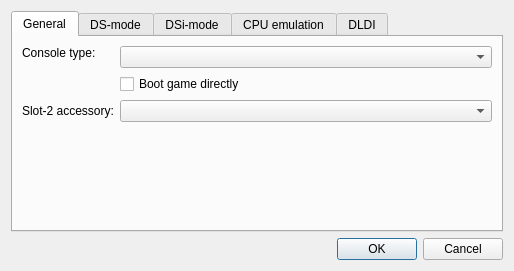
<?xml version="1.0" encoding="UTF-8"?>
<ui version="4.0">
 <class>EmuSettingsDialog</class>
 <widget class="QDialog" name="EmuSettingsDialog">
  <property name="geometry">
   <rect>
    <x>0</x>
    <y>0</y>
    <width>575</width>
    <height>254</height>
   </rect>
  </property>
  <property name="sizePolicy">
   <sizepolicy hsizetype="Fixed" vsizetype="Fixed">
    <horstretch>0</horstretch>
    <verstretch>0</verstretch>
   </sizepolicy>
  </property>
  <property name="windowTitle">
   <string>Emu settings - melonDS</string>
  </property>
  <layout class="QVBoxLayout" name="verticalLayout">
   <property name="sizeConstraint">
    <enum>QLayout::SetFixedSize</enum>
   </property>
   <item>
    <widget class="QTabWidget" name="tabWidget">
     <property name="currentIndex">
      <number>0</number>
     </property>
     <widget class="QWidget" name="tab">
      <attribute name="title">
       <string>General</string>
      </attribute>
      <layout class="QFormLayout" name="formLayout_4">
       <item row="1" column="1">
        <widget class="QComboBox" name="cbxConsoleType">
         <property name="sizePolicy">
          <sizepolicy hsizetype="MinimumExpanding" vsizetype="Fixed">
           <horstretch>0</horstretch>
           <verstretch>0</verstretch>
          </sizepolicy>
         </property>
         <property name="whatsThis">
          <string>&lt;html&gt;&lt;head/&gt;&lt;body&gt;&lt;p&gt;The type of console to emulate&lt;/p&gt;&lt;/body&gt;&lt;/html&gt;</string>
         </property>
        </widget>
       </item>
       <item row="2" column="1">
        <widget class="QCheckBox" name="chkDirectBoot">
         <property name="whatsThis">
          <string>&lt;html&gt;&lt;head/&gt;&lt;body&gt;&lt;p&gt;When loading a ROM, completely skip the regular boot process (&amp;quot;Nintendo DS&amp;quot; screen) to boot the ROM directly.&lt;/p&gt;&lt;p&gt;&lt;br/&gt;&lt;/p&gt;&lt;p&gt;Note: if your firmware dump isn't bootable, the ROM will be booted directly regardless of this setting.&lt;/p&gt;&lt;/body&gt;&lt;/html&gt;</string>
         </property>
         <property name="text">
          <string>Boot game directly</string>
         </property>
        </widget>
       </item>
       <item row="4" column="0">
        <spacer name="verticalSpacer_2">
         <property name="orientation">
          <enum>Qt::Vertical</enum>
         </property>
         <property name="sizeHint" stdset="0">
          <size>
           <width>20</width>
           <height>40</height>
          </size>
         </property>
        </spacer>
       </item>
       <item row="1" column="0">
        <widget class="QLabel" name="label_4">
         <property name="sizePolicy">
          <sizepolicy hsizetype="Preferred" vsizetype="Fixed">
           <horstretch>0</horstretch>
           <verstretch>0</verstretch>
          </sizepolicy>
         </property>
         <property name="text">
          <string>Console type:</string>
         </property>
        </widget>
       </item>
       <item row="3" column="0">
        <widget class="QLabel" name="label_12">
         <property name="enabled">
          <bool>true</bool>
         </property>
         <property name="text">
          <string>Slot-2 accessory:</string>
         </property>
        </widget>
       </item>
       <item row="3" column="1">
        <widget class="QComboBox" name="cbxSlot2Addon">
         <property name="sizePolicy">
          <sizepolicy hsizetype="MinimumExpanding" vsizetype="Fixed">
           <horstretch>0</horstretch>
           <verstretch>0</verstretch>
          </sizepolicy>
         </property>
        </widget>
       </item>
      </layout>
     </widget>
     <widget class="QWidget" name="tab_2">
      <attribute name="title">
       <string>DS-mode</string>
      </attribute>
      <layout class="QGridLayout" name="gridLayout">
       <item row="1" column="1">
        <widget class="QPathInput" name="txtBIOS7Path">
         <property name="whatsThis">
          <string>&lt;html&gt;&lt;head/&gt;&lt;body&gt;&lt;p&gt;DS-mode ARM7 BIOS&lt;/p&gt;&lt;p&gt;Size should be 16 KB&lt;/p&gt;&lt;/body&gt;&lt;/html&gt;</string>
         </property>
        </widget>
       </item>
       <item row="2" column="1">
        <widget class="QPathInput" name="txtFirmwarePath">
         <property name="whatsThis">
          <string>&lt;html&gt;&lt;head/&gt;&lt;body&gt;&lt;p&gt;DS-mode firmware&lt;/p&gt;&lt;p&gt;&lt;br/&gt;&lt;/p&gt;&lt;p&gt;Possible firmwares:&lt;/p&gt;&lt;p&gt;* 128 KB: DS-mode firmware from a DSi or 3DS. Not bootable.&lt;/p&gt;&lt;p&gt;* 256 KB: regular DS firmware.&lt;/p&gt;&lt;p&gt;* 512 KB: iQue DS firmware.&lt;/p&gt;&lt;/body&gt;&lt;/html&gt;</string>
         </property>
        </widget>
       </item>
       <item row="2" column="0">
        <widget class="QLabel" name="label_3">
         <property name="text">
          <string>DS firmware:</string>
         </property>
        </widget>
       </item>
       <item row="1" column="0">
        <widget class="QLabel" name="label_2">
         <property name="text">
          <string>DS ARM7 BIOS:</string>
         </property>
        </widget>
       </item>
       <item row="1" column="2">
        <widget class="QPushButton" name="btnBIOS7Browse">
         <property name="text">
          <string>Browse...</string>
         </property>
        </widget>
       </item>
       <item row="2" column="2">
        <widget class="QPushButton" name="btnFirmwareBrowse">
         <property name="text">
          <string>Browse...</string>
         </property>
        </widget>
       </item>
       <item row="0" column="2">
        <widget class="QPushButton" name="btnBIOS9Browse">
         <property name="sizePolicy">
          <sizepolicy hsizetype="Minimum" vsizetype="Fixed">
           <horstretch>0</horstretch>
           <verstretch>0</verstretch>
          </sizepolicy>
         </property>
         <property name="text">
          <string>Browse...</string>
         </property>
         <property name="autoDefault">
          <bool>true</bool>
         </property>
        </widget>
       </item>
       <item row="0" column="0">
        <widget class="QLabel" name="label">
         <property name="text">
          <string>DS ARM9 BIOS:</string>
         </property>
        </widget>
       </item>
       <item row="0" column="1">
        <widget class="QPathInput" name="txtBIOS9Path">
         <property name="sizePolicy">
          <sizepolicy hsizetype="Expanding" vsizetype="Fixed">
           <horstretch>0</horstretch>
           <verstretch>0</verstretch>
          </sizepolicy>
         </property>
         <property name="minimumSize">
          <size>
           <width>290</width>
           <height>0</height>
          </size>
         </property>
         <property name="statusTip">
          <string/>
         </property>
         <property name="whatsThis">
          <string>&lt;html&gt;&lt;head/&gt;&lt;body&gt;&lt;p&gt;DS-mode ARM9 BIOS&lt;/p&gt;&lt;p&gt;Size should be 4 KB&lt;/p&gt;&lt;/body&gt;&lt;/html&gt;</string>
         </property>
        </widget>
       </item>
       <item row="3" column="0">
        <spacer name="verticalSpacer_5">
         <property name="orientation">
          <enum>Qt::Vertical</enum>
         </property>
         <property name="sizeHint" stdset="0">
          <size>
           <width>20</width>
           <height>40</height>
          </size>
         </property>
        </spacer>
       </item>
      </layout>
     </widget>
     <widget class="QWidget" name="tab_4">
      <attribute name="title">
       <string>DSi-mode</string>
      </attribute>
      <layout class="QGridLayout" name="gridLayout_2">
       <item row="1" column="1">
        <widget class="QPathInput" name="txtDSiBIOS7Path">
         <property name="whatsThis">
          <string>&lt;html&gt;&lt;head/&gt;&lt;body&gt;&lt;p&gt;DSi-mode ARM7 BIOS&lt;/p&gt;&lt;p&gt;&lt;br/&gt;&lt;/p&gt;&lt;p&gt;Size should be 64 KB&lt;/p&gt;&lt;/body&gt;&lt;/html&gt;</string>
         </property>
        </widget>
       </item>
       <item row="5" column="2">
        <widget class="QPushButton" name="btnDSiSDBrowse">
         <property name="text">
          <string>Browse...</string>
         </property>
        </widget>
       </item>
       <item row="3" column="0">
        <widget class="QLabel" name="label_8">
         <property name="text">
          <string>DSi NAND:</string>
         </property>
        </widget>
       </item>
       <item row="3" column="2">
        <widget class="QPushButton" name="btnDSiNANDBrowse">
         <property name="text">
          <string>Browse...</string>
         </property>
        </widget>
       </item>
       <item row="1" column="0">
        <widget class="QLabel" name="label_6">
         <property name="text">
          <string>DSi ARM7 BIOS:</string>
         </property>
        </widget>
       </item>
       <item row="2" column="2">
        <widget class="QPushButton" name="btnDSiFirmwareBrowse">
         <property name="text">
          <string>Browse...</string>
         </property>
        </widget>
       </item>
       <item row="3" column="1">
        <widget class="QPathInput" name="txtDSiNANDPath">
         <property name="whatsThis">
          <string>&lt;html&gt;&lt;head/&gt;&lt;body&gt;&lt;p&gt;DSi NAND dump&lt;/p&gt;&lt;p&gt;&lt;br/&gt;&lt;/p&gt;&lt;p&gt;Should have 'nocash footer' at the end&lt;/p&gt;&lt;/body&gt;&lt;/html&gt;</string>
         </property>
        </widget>
       </item>
       <item row="0" column="2">
        <widget class="QPushButton" name="btnDSiBIOS9Browse">
         <property name="text">
          <string>Browse...</string>
         </property>
        </widget>
       </item>
       <item row="5" column="0">
        <widget class="QLabel" name="label_10">
         <property name="text">
          <string>DSi SD card:</string>
         </property>
        </widget>
       </item>
       <item row="0" column="1">
        <widget class="QPathInput" name="txtDSiBIOS9Path">
         <property name="sizePolicy">
          <sizepolicy hsizetype="Expanding" vsizetype="Fixed">
           <horstretch>0</horstretch>
           <verstretch>0</verstretch>
          </sizepolicy>
         </property>
         <property name="whatsThis">
          <string>&lt;html&gt;&lt;head/&gt;&lt;body&gt;&lt;p&gt;DSi-mode ARM9 BIOS&lt;/p&gt;&lt;p&gt;&lt;br/&gt;&lt;/p&gt;&lt;p&gt;Size should be 64 KB&lt;/p&gt;&lt;/body&gt;&lt;/html&gt;</string>
         </property>
        </widget>
       </item>
       <item row="2" column="0">
        <widget class="QLabel" name="label_7">
         <property name="text">
          <string>DSi firmware:</string>
         </property>
        </widget>
       </item>
       <item row="0" column="0">
        <widget class="QLabel" name="label_5">
         <property name="text">
          <string>DSi ARM9 BIOS:</string>
         </property>
        </widget>
       </item>
       <item row="2" column="1">
        <widget class="QPathInput" name="txtDSiFirmwarePath">
         <property name="whatsThis">
          <string>&lt;html&gt;&lt;head/&gt;&lt;body&gt;&lt;p&gt;DSi-mode firmware (used for DS-mode backwards compatibility)&lt;/p&gt;&lt;p&gt;&lt;br/&gt;&lt;/p&gt;&lt;p&gt;Size should be 128 KB&lt;/p&gt;&lt;/body&gt;&lt;/html&gt;</string>
         </property>
        </widget>
       </item>
       <item row="5" column="1">
        <widget class="QPathInput" name="txtDSiSDPath">
         <property name="whatsThis">
          <string>&lt;html&gt;&lt;head/&gt;&lt;body&gt;&lt;p&gt;SD image file for emulating the DSi's SD card&lt;/p&gt;&lt;/body&gt;&lt;/html&gt;</string>
         </property>
        </widget>
       </item>
       <item row="4" column="0" colspan="3">
        <widget class="QCheckBox" name="cbDSiSDEnable">
         <property name="whatsThis">
          <string>&lt;html&gt;&lt;head/&gt;&lt;body&gt;&lt;p&gt;Simulate a SD card being inserted in the DSi's SD slot. Requires a SD card image.&lt;/p&gt;&lt;/body&gt;&lt;/html&gt;</string>
         </property>
         <property name="text">
          <string>Enable DSi SD card</string>
         </property>
        </widget>
       </item>
       <item row="1" column="2">
        <widget class="QPushButton" name="btnDSiBIOS7Browse">
         <property name="text">
          <string>Browse...</string>
         </property>
        </widget>
       </item>
      </layout>
     </widget>
     <widget class="QWidget" name="tab_3">
      <attribute name="title">
       <string>CPU emulation</string>
      </attribute>
      <layout class="QFormLayout" name="formLayout_5">
       <item row="0" column="0">
        <widget class="QCheckBox" name="chkEnableJIT">
         <property name="text">
          <string>Enable JIT recompiler</string>
         </property>
        </widget>
       </item>
       <item row="1" column="0">
        <widget class="QLabel" name="label_9">
         <property name="text">
          <string>Maximum JIT block size:</string>
         </property>
        </widget>
       </item>
       <item row="1" column="1">
        <widget class="QSpinBox" name="spnJITMaximumBlockSize">
         <property name="minimum">
          <number>1</number>
         </property>
         <property name="maximum">
          <number>32</number>
         </property>
         <property name="value">
          <number>32</number>
         </property>
        </widget>
       </item>
       <item row="2" column="0">
        <widget class="QCheckBox" name="chkJITBranchOptimisations">
         <property name="text">
          <string>Branch Optimisations</string>
         </property>
        </widget>
       </item>
       <item row="3" column="0">
        <widget class="QCheckBox" name="chkJITLiteralOptimisations">
         <property name="text">
          <string>Literal Optimisations</string>
         </property>
        </widget>
       </item>
       <item row="4" column="0">
        <widget class="QCheckBox" name="chkJITFastMemory">
         <property name="text">
          <string>Fast Memory</string>
         </property>
        </widget>
       </item>
       <item row="5" column="0">
        <spacer name="verticalSpacer">
         <property name="orientation">
          <enum>Qt::Vertical</enum>
         </property>
         <property name="sizeHint" stdset="0">
          <size>
           <width>20</width>
           <height>40</height>
          </size>
         </property>
        </spacer>
       </item>
      </layout>
     </widget>
     <widget class="QWidget" name="tab_5">
      <attribute name="title">
       <string>DLDI</string>
      </attribute>
      <layout class="QGridLayout" name="gridLayout_4">
       <item row="0" column="0" colspan="3">
        <widget class="QCheckBox" name="cbDLDIEnable">
         <property name="whatsThis">
          <string>&lt;html&gt;&lt;head/&gt;&lt;body&gt;&lt;p&gt;Enable the built-in DLDI driver, to let homebrew access files from a given SD image.&lt;/p&gt;&lt;/body&gt;&lt;/html&gt;</string>
         </property>
         <property name="text">
          <string>Enable DLDI (for homebrew)</string>
         </property>
        </widget>
       </item>
       <item row="1" column="2">
        <widget class="QPushButton" name="btnDLDISDBrowse">
         <property name="text">
          <string>Browse...</string>
         </property>
        </widget>
       </item>
       <item row="1" column="1">
        <widget class="QPathInput" name="txtDLDISDPath"/>
       </item>
       <item row="1" column="0">
        <widget class="QLabel" name="label_11">
         <property name="text">
          <string>DLDI SD card:</string>
         </property>
        </widget>
       </item>
       <item row="2" column="0">
        <spacer name="verticalSpacer_3">
         <property name="orientation">
          <enum>Qt::Vertical</enum>
         </property>
         <property name="sizeHint" stdset="0">
          <size>
           <width>20</width>
           <height>40</height>
          </size>
         </property>
        </spacer>
       </item>
      </layout>
     </widget>
    </widget>
   </item>
   <item>
    <widget class="QDialogButtonBox" name="buttonBox">
     <property name="orientation">
      <enum>Qt::Horizontal</enum>
     </property>
     <property name="standardButtons">
      <set>QDialogButtonBox::Cancel|QDialogButtonBox::Ok</set>
     </property>
    </widget>
   </item>
  </layout>
 </widget>
 <customwidgets>
  <customwidget>
   <class>QPathInput</class>
   <extends>QLineEdit</extends>
   <header>QPathInput.h</header>
  </customwidget>
 </customwidgets>
 <tabstops>
  <tabstop>cbxConsoleType</tabstop>
  <tabstop>chkDirectBoot</tabstop>
  <tabstop>chkEnableJIT</tabstop>
  <tabstop>spnJITMaximumBlockSize</tabstop>
 </tabstops>
 <resources/>
 <connections>
  <connection>
   <sender>buttonBox</sender>
   <signal>accepted()</signal>
   <receiver>EmuSettingsDialog</receiver>
   <slot>accept()</slot>
   <hints>
    <hint type="sourcelabel">
     <x>257</x>
     <y>349</y>
    </hint>
    <hint type="destinationlabel">
     <x>157</x>
     <y>274</y>
    </hint>
   </hints>
  </connection>
  <connection>
   <sender>buttonBox</sender>
   <signal>rejected()</signal>
   <receiver>EmuSettingsDialog</receiver>
   <slot>reject()</slot>
   <hints>
    <hint type="sourcelabel">
     <x>325</x>
     <y>349</y>
    </hint>
    <hint type="destinationlabel">
     <x>286</x>
     <y>274</y>
    </hint>
   </hints>
  </connection>
 </connections>
</ui>
